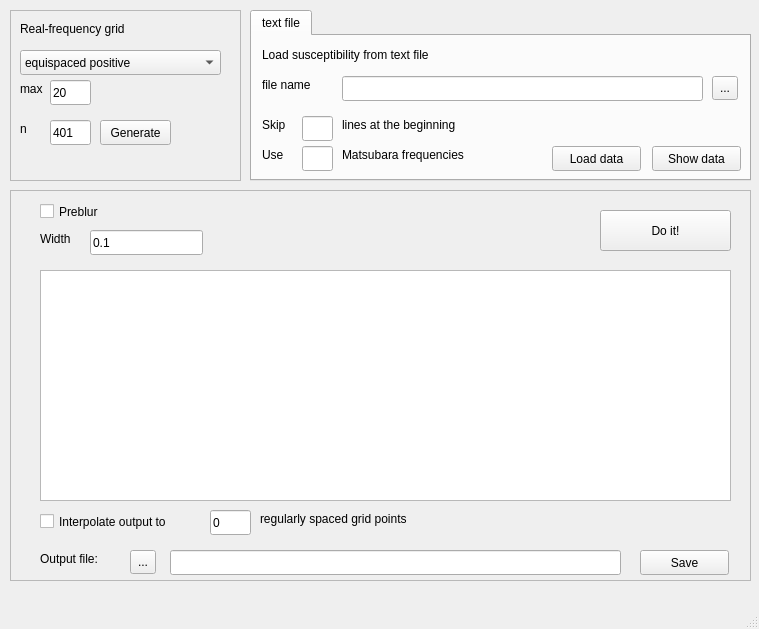
<?xml version="1.0" encoding="UTF-8"?>
<ui version="4.0">
 <class>MainWindow</class>
 <widget class="QMainWindow" name="MainWindow">
  <property name="geometry">
   <rect>
    <x>0</x>
    <y>0</y>
    <width>759</width>
    <height>629</height>
   </rect>
  </property>
  <property name="windowTitle">
   <string>MainWindow</string>
  </property>
  <widget class="QWidget" name="centralwidget">
   <widget class="QFrame" name="real_freq_frame">
    <property name="geometry">
     <rect>
      <x>10</x>
      <y>10</y>
      <width>231</width>
      <height>171</height>
     </rect>
    </property>
    <property name="toolTip">
     <string>configure real-frequency grid</string>
    </property>
    <property name="whatsThis">
     <string>real-frequency grid</string>
    </property>
    <property name="frameShape">
     <enum>QFrame::StyledPanel</enum>
    </property>
    <property name="frameShadow">
     <enum>QFrame::Raised</enum>
    </property>
    <widget class="QLabel" name="label">
     <property name="geometry">
      <rect>
       <x>10</x>
       <y>10</y>
       <width>141</width>
       <height>17</height>
      </rect>
     </property>
     <property name="text">
      <string>Real-frequency grid</string>
     </property>
    </widget>
    <widget class="QLabel" name="label_3">
     <property name="geometry">
      <rect>
       <x>10</x>
       <y>70</y>
       <width>31</width>
       <height>17</height>
      </rect>
     </property>
     <property name="text">
      <string>max</string>
     </property>
    </widget>
    <widget class="QLabel" name="label_4">
     <property name="geometry">
      <rect>
       <x>10</x>
       <y>110</y>
       <width>21</width>
       <height>17</height>
      </rect>
     </property>
     <property name="text">
      <string>n</string>
     </property>
    </widget>
    <widget class="QComboBox" name="grid_type_combo">
     <property name="geometry">
      <rect>
       <x>10</x>
       <y>40</y>
       <width>201</width>
       <height>25</height>
      </rect>
     </property>
     <property name="toolTip">
      <string>equispaced or centered grid (denser around Fermi energy)</string>
     </property>
     <item>
      <property name="text">
       <string>equispaced positive</string>
      </property>
     </item>
     <item>
      <property name="text">
       <string>centered positive</string>
      </property>
     </item>
    </widget>
    <widget class="QLineEdit" name="max_real_freq">
     <property name="geometry">
      <rect>
       <x>40</x>
       <y>70</y>
       <width>41</width>
       <height>25</height>
      </rect>
     </property>
     <property name="toolTip">
      <string>upper border of real-frequency grid. (lower border is set symmetrically)</string>
     </property>
     <property name="text">
      <string>20</string>
     </property>
    </widget>
    <widget class="QLineEdit" name="num_real_freq">
     <property name="geometry">
      <rect>
       <x>40</x>
       <y>110</y>
       <width>41</width>
       <height>25</height>
      </rect>
     </property>
     <property name="toolTip">
      <string>number frequencies on real axis; should be an odd number</string>
     </property>
     <property name="text">
      <string>401</string>
     </property>
    </widget>
    <widget class="QPushButton" name="gen_real_grid_button">
     <property name="geometry">
      <rect>
       <x>90</x>
       <y>110</y>
       <width>71</width>
       <height>25</height>
      </rect>
     </property>
     <property name="text">
      <string>Generate</string>
     </property>
    </widget>
   </widget>
   <widget class="QTabWidget" name="input_data_tabs">
    <property name="geometry">
     <rect>
      <x>250</x>
      <y>10</y>
      <width>501</width>
      <height>171</height>
     </rect>
    </property>
    <property name="currentIndex">
     <number>0</number>
    </property>
    <widget class="QWidget" name="text_tab">
     <attribute name="title">
      <string>text file</string>
     </attribute>
     <widget class="QLabel" name="label_14">
      <property name="geometry">
       <rect>
        <x>10</x>
        <y>10</y>
        <width>221</width>
        <height>17</height>
       </rect>
      </property>
      <property name="text">
       <string>Load susceptibility from text file</string>
      </property>
     </widget>
     <widget class="QLabel" name="label_16">
      <property name="geometry">
       <rect>
        <x>10</x>
        <y>40</y>
        <width>67</width>
        <height>17</height>
       </rect>
      </property>
      <property name="text">
       <string>file name</string>
      </property>
     </widget>
     <widget class="QLineEdit" name="inp_file_name_2">
      <property name="geometry">
       <rect>
        <x>90</x>
        <y>40</y>
        <width>361</width>
        <height>25</height>
       </rect>
      </property>
      <property name="toolTip">
       <string>file path and name of a w2dynamics output file</string>
      </property>
     </widget>
     <widget class="QToolButton" name="select_file_button_2">
      <property name="geometry">
       <rect>
        <x>460</x>
        <y>40</y>
        <width>26</width>
        <height>24</height>
       </rect>
      </property>
      <property name="toolTip">
       <string>choose an input file</string>
      </property>
      <property name="text">
       <string>...</string>
      </property>
     </widget>
     <widget class="QPushButton" name="load_data_button_2">
      <property name="geometry">
       <rect>
        <x>300</x>
        <y>110</y>
        <width>89</width>
        <height>25</height>
       </rect>
      </property>
      <property name="text">
       <string>Load data</string>
      </property>
     </widget>
     <widget class="QPushButton" name="show_data_button_2">
      <property name="geometry">
       <rect>
        <x>400</x>
        <y>110</y>
        <width>89</width>
        <height>25</height>
       </rect>
      </property>
      <property name="toolTip">
       <string>click this if you want to plot the data after loading</string>
      </property>
      <property name="text">
       <string>Show data</string>
      </property>
     </widget>
     <widget class="QLabel" name="label_17">
      <property name="geometry">
       <rect>
        <x>10</x>
        <y>80</y>
        <width>31</width>
        <height>17</height>
       </rect>
      </property>
      <property name="text">
       <string>Skip</string>
      </property>
     </widget>
     <widget class="QLineEdit" name="n_skip">
      <property name="geometry">
       <rect>
        <x>50</x>
        <y>80</y>
        <width>31</width>
        <height>25</height>
       </rect>
      </property>
     </widget>
     <widget class="QLabel" name="label_18">
      <property name="geometry">
       <rect>
        <x>90</x>
        <y>80</y>
        <width>151</width>
        <height>17</height>
       </rect>
      </property>
      <property name="text">
       <string>lines at the beginning</string>
      </property>
     </widget>
     <widget class="QLabel" name="label_19">
      <property name="geometry">
       <rect>
        <x>10</x>
        <y>110</y>
        <width>31</width>
        <height>17</height>
       </rect>
      </property>
      <property name="text">
       <string>Use</string>
      </property>
     </widget>
     <widget class="QLineEdit" name="num_mats_freq_text">
      <property name="geometry">
       <rect>
        <x>50</x>
        <y>110</y>
        <width>31</width>
        <height>25</height>
       </rect>
      </property>
     </widget>
     <widget class="QLabel" name="label_20">
      <property name="geometry">
       <rect>
        <x>90</x>
        <y>110</y>
        <width>161</width>
        <height>17</height>
       </rect>
      </property>
      <property name="text">
       <string>Matsubara frequencies</string>
      </property>
     </widget>
    </widget>
   </widget>
   <widget class="QFrame" name="continuation_frame">
    <property name="geometry">
     <rect>
      <x>10</x>
      <y>190</y>
      <width>741</width>
      <height>391</height>
     </rect>
    </property>
    <property name="frameShape">
     <enum>QFrame::StyledPanel</enum>
    </property>
    <property name="frameShadow">
     <enum>QFrame::Raised</enum>
    </property>
    <widget class="QPushButton" name="doit_button">
     <property name="geometry">
      <rect>
       <x>590</x>
       <y>20</y>
       <width>131</width>
       <height>41</height>
      </rect>
     </property>
     <property name="toolTip">
      <string>perform the analytical continuation</string>
     </property>
     <property name="text">
      <string>Do it!</string>
     </property>
    </widget>
    <widget class="QLineEdit" name="blur_width">
     <property name="geometry">
      <rect>
       <x>80</x>
       <y>40</y>
       <width>113</width>
       <height>25</height>
      </rect>
     </property>
     <property name="toolTip">
      <string>set the blur width here</string>
     </property>
     <property name="text">
      <string>0.1</string>
     </property>
    </widget>
    <widget class="QLabel" name="label_11">
     <property name="geometry">
      <rect>
       <x>30</x>
       <y>40</y>
       <width>51</width>
       <height>17</height>
      </rect>
     </property>
     <property name="text">
      <string>Width</string>
     </property>
    </widget>
    <widget class="QTextEdit" name="text_output">
     <property name="geometry">
      <rect>
       <x>30</x>
       <y>80</y>
       <width>691</width>
       <height>231</height>
      </rect>
     </property>
     <property name="toolTip">
      <string>in this field some output will be shown</string>
     </property>
    </widget>
    <widget class="QPushButton" name="save_button">
     <property name="geometry">
      <rect>
       <x>630</x>
       <y>360</y>
       <width>89</width>
       <height>25</height>
      </rect>
     </property>
     <property name="toolTip">
      <string>click this button to save the output</string>
     </property>
     <property name="text">
      <string>Save</string>
     </property>
    </widget>
    <widget class="QToolButton" name="output_directory_button">
     <property name="geometry">
      <rect>
       <x>120</x>
       <y>360</y>
       <width>26</width>
       <height>24</height>
      </rect>
     </property>
     <property name="toolTip">
      <string>Choose a directory, where you want to save the output</string>
     </property>
     <property name="text">
      <string>...</string>
     </property>
    </widget>
    <widget class="QLineEdit" name="out_file_name">
     <property name="geometry">
      <rect>
       <x>160</x>
       <y>360</y>
       <width>451</width>
       <height>25</height>
      </rect>
     </property>
     <property name="toolTip">
      <string>type full output name here (including path)</string>
     </property>
    </widget>
    <widget class="QLabel" name="label_12">
     <property name="geometry">
      <rect>
       <x>30</x>
       <y>360</y>
       <width>91</width>
       <height>17</height>
      </rect>
     </property>
     <property name="text">
      <string>Output file:</string>
     </property>
    </widget>
    <widget class="QLineEdit" name="n_interpolation">
     <property name="geometry">
      <rect>
       <x>200</x>
       <y>320</y>
       <width>41</width>
       <height>25</height>
      </rect>
     </property>
     <property name="toolTip">
      <string>number of regularly spaced grid points for interpolation</string>
     </property>
     <property name="text">
      <string>0</string>
     </property>
    </widget>
    <widget class="QLabel" name="label_13">
     <property name="geometry">
      <rect>
       <x>250</x>
       <y>320</y>
       <width>201</width>
       <height>17</height>
      </rect>
     </property>
     <property name="text">
      <string>regularly spaced grid points</string>
     </property>
    </widget>
    <widget class="QCheckBox" name="preblur_checkbox">
     <property name="geometry">
      <rect>
       <x>30</x>
       <y>10</y>
       <width>92</width>
       <height>23</height>
      </rect>
     </property>
     <property name="toolTip">
      <string>check this if you want to use preblur</string>
     </property>
     <property name="text">
      <string>Preblur</string>
     </property>
    </widget>
    <widget class="QCheckBox" name="interpolate_checkbox">
     <property name="geometry">
      <rect>
       <x>30</x>
       <y>320</y>
       <width>171</width>
       <height>23</height>
      </rect>
     </property>
     <property name="toolTip">
      <string>check this for interpolating output to regular grid</string>
     </property>
     <property name="text">
      <string>Interpolate output to</string>
     </property>
    </widget>
   </widget>
  </widget>
  <widget class="QMenuBar" name="menubar">
   <property name="geometry">
    <rect>
     <x>0</x>
     <y>0</y>
     <width>759</width>
     <height>22</height>
    </rect>
   </property>
  </widget>
  <widget class="QStatusBar" name="statusbar"/>
 </widget>
 <resources/>
 <connections/>
</ui>
